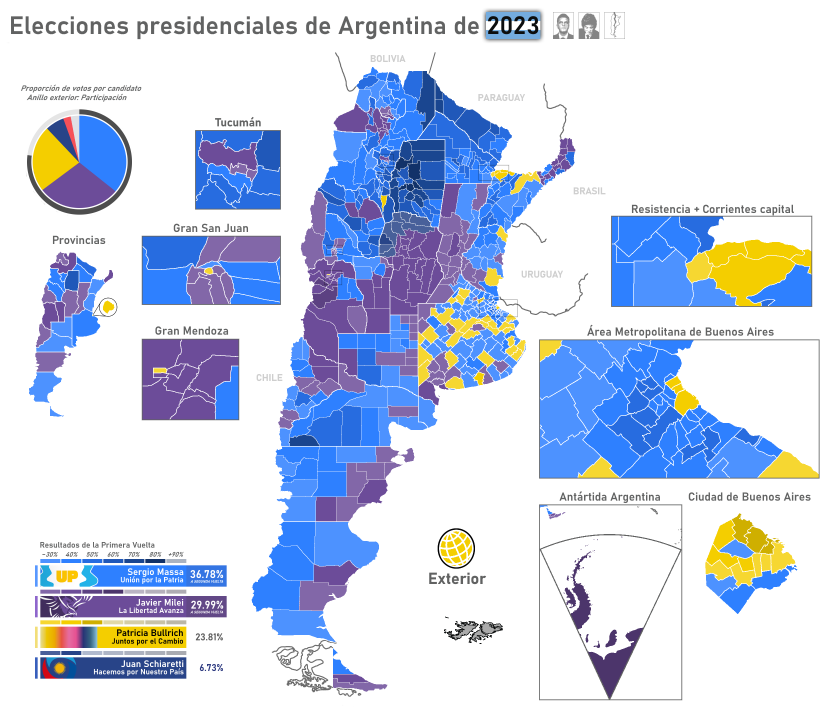
#> input picture fuentes_leg2003_2025/presidenciales/originales/Elecciones_presidenciales_de_Argentina_de_2023_-_Resultados.png, 2491 x 2140 px, found by its file name (shown at 1/3 size)
$ python extraer_franja_jxc2023.py
#> lines starting #> are read from the running program, lines starting #| are printed output that depends on the picture
"""Franja JxC completa, sin volver transparente el amarillo del propio emblema."""
from pathlib import Path
from PIL import Image

ROOT=Path(__file__).resolve().parents[2]
src=ROOT/'datos/fuentes_leg2003_2025/presidenciales/originales/Elecciones_presidenciales_de_Argentina_de_2023_-_Resultados.png'
out=Path(__file__).resolve().parent/'jxc23_franja_completa.png'
im=Image.open(src).convert('RGBA').crop((121,1881,292,1943))
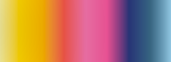
#> im: PIL image 171x62 RGBA; mean R, G, B, A 181, 124.3, 101.9, 255
assert im.getextrema()[3]==(255,255)
im.save(out,optimize=True)
print(out,im.size)
#| logos/bloques_presidenciales/jxc23_franja_completa.png (171, 62)
